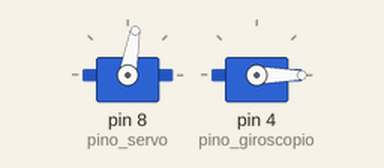
Recording of a sketch running on a simulated Arduino Uno, built with avr-gcc and run on an emulated ATmega328P. Shown: 2 × servo. What the sketch prints to the serial monitor is not drawn.

Above: at 0.1 s.
At 3.1 s:
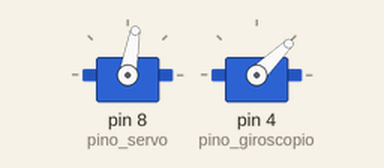
At 6.1 s:
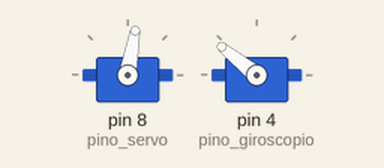
Timing chart, 0 to 7.6 s (numbered marks = the images above):
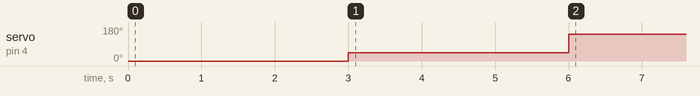

The sketch:

observer-conrol_state.ino
```cpp
#include <Mpu6050.h>
#include <Servo.h>

// ======== CONFIGURAÇÕES =========
// Altere os valores conforme a montagem do seu projeto

// Pinos
const int pino_servo = 8;
const int pino_giroscopio = 4;

// Parâmetros servo
const int offset_servo = 80; /* Valor, em graus, que deixa o
                                giroscópio paralelo a moto.
                                Utilizar o programa teste_servo
                                para determinar o valor.
                             */
const int servo_maximo = 120; //  Limite superior da atuação do servo
const int servo_minimo = 40;  //  Limite inferior da atuação do servo
//  Novamente, utilize o arquivo teste_servo
//  para determinar o menor e maior valor para atuar

const bool inverter_direcao_servo = false; //  Modifique este parâmetro caso
//  a direção da rotação do servo precise
//  ser invertida (de modo que um aumento de u
//  provoque um aumento de theta).

// Parâmetros IMU
const bool EIXO_X = true; /* A IMU pode ser montada de duas formas,
                             ou seja, de modo que a posição angular
                             da moto corresponda ao eixo X da IMU ou
                             ao eixo Y.
                             Valores:
                             true = eixo de rotação da moto corresponde
                                    ao eixo X da IMU
                             false = eixo de rotação da moto corresponde
                                    ao eixo Y da IMU
                           */

float offset_posicao_x = 1;
float offset_posicao_y = 0.0;
float offset_velocidade_x = -9;
float offset_velocidade_y = 0.0; //  Para determinar os valores utilize o programa calibracao_imu


const bool inverter_imu = false; //  Análogo ao inverter_direcao_servo. Ajustar de modo que o sentido de rotação
//  positivo da IMU seja o sentido positivo de rho


// ======== CONFIGURAÇÕES CONTROLE =========
// Parâmetros de Controle
// Os estados do sistema, x1, x2 e x3 são realimentados
// através da lei de controle u = -K1*x1 + -K2*x2 + -K3*x3
// x1 -> Posição angular 'rho'
// x2 -> Posição angular do giroscópio 'theta'
// x3 -> Velocidade angular 'rho_ponto'


//K DISCRETO r = 0.7 Ts = 0.01
//const int Ts = 10;  // Período de amostragem, em ms.
//const float K1 = -3.0395;
//const float K2 = -0.7455;
//const float K3 = -0.7984;

/*K DISCRETO r = 0.3 Ts = 0.01
 * const int Ts = 10;  // Período de amostragem, em ms.
  const float K1 = -3.2771;
  const float K2 = -0.9223;
  const float K3 = -0.9714;*/

//K DISCRETO r = 0.7 Ts = 0.005
const int Ts = 5;  // Período de amostragem, em ms.
const float K1 = -3.4727;
const float K2 = -0.9386;
const float K3 = -0.9930;

/*//K DISCRETO r = 0.4 Ts = 0.005
 * const int Ts = 5;  // Período de amostragem, em ms.
  const float K1 = -3.8102;
  const float K2 = -1.1549;
  const float K3 = -1.2074;*/


// Opções de visualização
const bool plotar_referencia = false;
const bool plotar_x1 = true;
const bool plotar_x2 = true;
const bool plotar_x3 = true;
const bool plotar_x1e = true;
const bool plotar_x2e = true;
const bool plotar_x3e = true;
const bool plotar_atuacao_min_max = false;

//  ======= FIM DAS CONFIGURAÇÕES =========
//  Não é necessário editar nada abaixo desta linha

Mpu6050 imu;
Servo atuador;
Servo giroscopio;
unsigned long tempo_ultimo_controle;
float x1, x2, x3;
double xe1, xe2, xe3, y1, y2, y3;
float du, dt;
float theta = 0;
float u;
int atuacao;

const float kGrausParaRadianos = M_PI/180.0;
const float kRadianosParaGraus = 180.0/M_PI;

void setup() {
    Serial.begin(115200);
    if(!imu.Begin()) {
        Serial.println("Erro ao configurar IMU");
        Serial.end();
        while(true);
    }
    //Condicoes Iniciais
    x1 = 0;
    x2 = theta;
    x3 = 0;

    imu.SetXPosOffset(offset_posicao_x);
    imu.SetYPosOffset(offset_posicao_y);
    imu.SetXSpeedOffset(offset_velocidade_x);
    imu.SetYSpeedOffset(offset_velocidade_y);

    atuador.attach(pino_servo);
    atuador.write(offset_servo); //  Vai para a posição inicial

    giroscopio.attach(pino_giroscopio); //  Sequência de inicializaçao do giro
    giroscopio.writeMicroseconds(500);
    delay(3000);
    giroscopio.writeMicroseconds(1000);
    delay(3000);
    giroscopio.writeMicroseconds(2000);

    delay(12000); //  Espera o giroscópio acelerar para iniciar o controle


    tempo_ultimo_controle = millis();
}

void loop() {
    //  IMU deve ser atualizada o mais frequente possível devido aos filtros.
    imu.Update();
    dt = millis() - tempo_ultimo_controle;

    if (dt >= Ts) { // Loop de controle

        observador();

        tempo_ultimo_controle = millis();

        Serial.println();
    }
}

void plot_obs(){
    // Plots
    if (plotar_referencia) {
        Serial.print(0);
        Serial.print('\t');
    }
    if (plotar_x1) {
        Serial.print(y1);
        Serial.print('\t');
    }
    if (plotar_x2) {
        Serial.print(y2);
        Serial.print('\t');
    }
    if (plotar_x3) {
        Serial.print(y3);
        Serial.print('\t');
    }
    if (plotar_x1e) {
        Serial.print(x1);
        Serial.print('\t');
    }
    if (plotar_x2e) {
        Serial.print(x2);
        Serial.print('\t');
    }
    if (plotar_x3e) {
        Serial.print(x3);
        Serial.print('\t');
    }
    if (plotar_atuacao_min_max) {
        Serial.print(kGrausParaRadianos*servo_maximo);
        Serial.print('\t');
        Serial.print(kGrausParaRadianos*servo_minimo);
        Serial.print('\t');
    }
}


void observador(){

    u = -K1*x1 -K2*x2 -K3*x3;

    theta += (u*dt)/1000.0; //  Converter dt para segundos
    theta = min(0.7, max(-0.7, theta));
    atuacao = mapfloat(theta, -0.7, 0.7, 40, 120);
    atuador.write(atuacao);

    Rotation rot = imu.GetRotation();
    Velocity vel = imu.GetVelocity();

    y1 = EIXO_X ? rot.x : rot.y;
    y1 *= (inverter_imu ? -1 : 1);
    y1 *= kGrausParaRadianos;

    y2 = theta;

    y3 = EIXO_X ? vel.x : vel.y;
    y3 *= (inverter_imu ? -1 : 1);
    y3 *= kGrausParaRadianos;


    //DISCRETO L por LQR 0.01; C = [1 0 0; 0 1 0]  (Ad-Bd*Kd-Ld*C) + Ld*y Ld = lqr 0.01
//    xe1 = (-0.0562*x1-0.0062*x2+0.0100*x3)+1.0421*y1;
//    xe2 = (0.0439*x1+0.0192*x2+0.0103*x3)+0.9902*y2;
//    xe3 = (-5.6938*x1-0.7455*x2+0.1997*x3)+3.9974*y1;

//    //DISCRETO L por LQR 0.01; C = [1 0 0; 0 1 0]  (Ad-Bd*Kd-Ld*C) + Ld*y Ld = lqr 0.1 Kd = 0.7 ts 5
//    xe1 = (0.0738*x1-0.0009*x2+0.0040*x3)+0.9241*y1;
//    xe2 = (0.0174*x1+0.0886*x2+0.0050*x3)+0.9161*y2;
//    xe3 = (-2.5714*x1-0.3700*x2+0.6098*x3d)+1.7342*y1;

    //DISCRETO L por LQR q=1e-4 r = 1; C = [1 0 0; 0 1 0]  (Ad-Bd*Kd-Ld*C) + Ld*y Ld = lqr 0.1 Kd = 0.7 ts 5
    xe1 = (0.07865*x1-0.0029*x2+0.0069*x3)+0.2068*y1;
    xe2 = (0.0304*x1+0.9975*x2+0.0080*x3)+0.01*y2;
    xe3 = (-3.4652*x1-0.5886*x2+0.3749*x3)+2.1304*y1;


//   //DISCRETO L por LQR 0.01; C = [1 0 0; 0 1 0]  (Ad-Bd*Kd-Ld*C) + Ld*y Ld = lqr 0.001
//    xe1 = (-0.0089*x1-0.0009*x2+0.0040*x3)+1.0068*y1;
//    xe2 = (0.0174*x1+0.0057*x2+0.0050*x3)+0.999*y2;
//    xe3 = (-2.6669*x1-0.3700*x2+0.6098*x3)+1.8296*y1;


//   //DISCRETO L por LQR 0.01; C = eye(3) (Ad-Bd*Kd-Ld*C) + Ld*y Ld = lqr 0.1
//    xe1 = (0.0807*x1-0.0009*x2-0.0040*x3)+0.9172*y1+0.008*y3;
//    xe2 = (0.0174*x1+0.0886*x2+0.0050*x3)+0.9161*y2;
//    xe3 = (-1.3279*x1-0.3700*x2 -0.3110*x3)+0.4906*y1+0.9208*y3;

    x1 = xe1;
    x2 = xe2;
    x3 = xe3;
    plot_obs();

}

float mapfloat(float x, float in_min, float in_max, float out_min, float out_max)
{
    return (x - in_min) * (out_max - out_min) / (in_max - in_min) + out_min;
}
```
